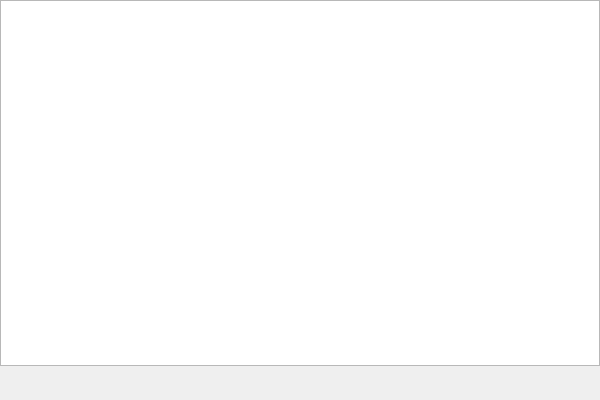
<?xml version="1.0" encoding="UTF-8"?>
<ui version="4.0">
 <class>DungeonGeneratorClass</class>
 <widget class="QMainWindow" name="DungeonGeneratorClass">
  <property name="geometry">
   <rect>
    <x>0</x>
    <y>0</y>
    <width>600</width>
    <height>400</height>
   </rect>
  </property>
  <property name="windowTitle">
   <string>Dungeon Generator</string>
  </property>
  <property name="windowIcon">
   <iconset resource="DungeonGenerator.qrc">
    <normaloff>:/DungeonGenerator/Resources/maze.png</normaloff>:/DungeonGenerator/Resources/maze.png</iconset>
  </property>
  <widget class="QWidget" name="centralWidget">
   <layout class="QVBoxLayout" name="verticalLayout">
    <property name="leftMargin">
     <number>0</number>
    </property>
    <property name="topMargin">
     <number>0</number>
    </property>
    <property name="rightMargin">
     <number>0</number>
    </property>
    <property name="bottomMargin">
     <number>0</number>
    </property>
    <item>
     <widget class="QGraphicsView" name="graphicsView"/>
    </item>
    <item>
     <layout class="QHBoxLayout" name="horizontalLayout">
      <property name="leftMargin">
       <number>6</number>
      </property>
      <property name="topMargin">
       <number>0</number>
      </property>
      <property name="rightMargin">
       <number>6</number>
      </property>
      <property name="bottomMargin">
       <number>6</number>
      </property>
      <item>
       <spacer name="horizontalSpacer">
        <property name="orientation">
         <enum>Qt::Horizontal</enum>
        </property>
        <property name="sizeHint" stdset="0">
         <size>
          <width>40</width>
          <height>20</height>
         </size>
        </property>
       </spacer>
      </item>
      <item>
       <widget class="QPushButton" name="pushButton_zoomOut">
        <property name="toolTip">
         <string>Zoom Out</string>
        </property>
        <property name="text">
         <string/>
        </property>
        <property name="icon">
         <iconset resource="DungeonGenerator.qrc">
          <normaloff>:/DungeonGenerator/Resources/magnifier_zoom_out.png</normaloff>:/DungeonGenerator/Resources/magnifier_zoom_out.png</iconset>
        </property>
        <property name="shortcut">
         <string>-</string>
        </property>
        <property name="flat">
         <bool>true</bool>
        </property>
       </widget>
      </item>
      <item>
       <widget class="QPushButton" name="pushButton_zoomIn">
        <property name="toolTip">
         <string>Zoom In</string>
        </property>
        <property name="text">
         <string/>
        </property>
        <property name="icon">
         <iconset resource="DungeonGenerator.qrc">
          <normaloff>:/DungeonGenerator/Resources/magnifier_zoom_in.png</normaloff>:/DungeonGenerator/Resources/magnifier_zoom_in.png</iconset>
        </property>
        <property name="shortcut">
         <string>+</string>
        </property>
        <property name="flat">
         <bool>true</bool>
        </property>
       </widget>
      </item>
      <item>
       <widget class="QPushButton" name="pushButton_New">
        <property name="toolTip">
         <string>Generate Maze</string>
        </property>
        <property name="text">
         <string/>
        </property>
        <property name="icon">
         <iconset resource="DungeonGenerator.qrc">
          <normaloff>:/DungeonGenerator/Resources/maze.png</normaloff>:/DungeonGenerator/Resources/maze.png</iconset>
        </property>
        <property name="flat">
         <bool>true</bool>
        </property>
       </widget>
      </item>
     </layout>
    </item>
   </layout>
  </widget>
 </widget>
 <layoutdefault spacing="6" margin="11"/>
 <resources>
  <include location="DungeonGenerator.qrc"/>
 </resources>
 <connections/>
</ui>
